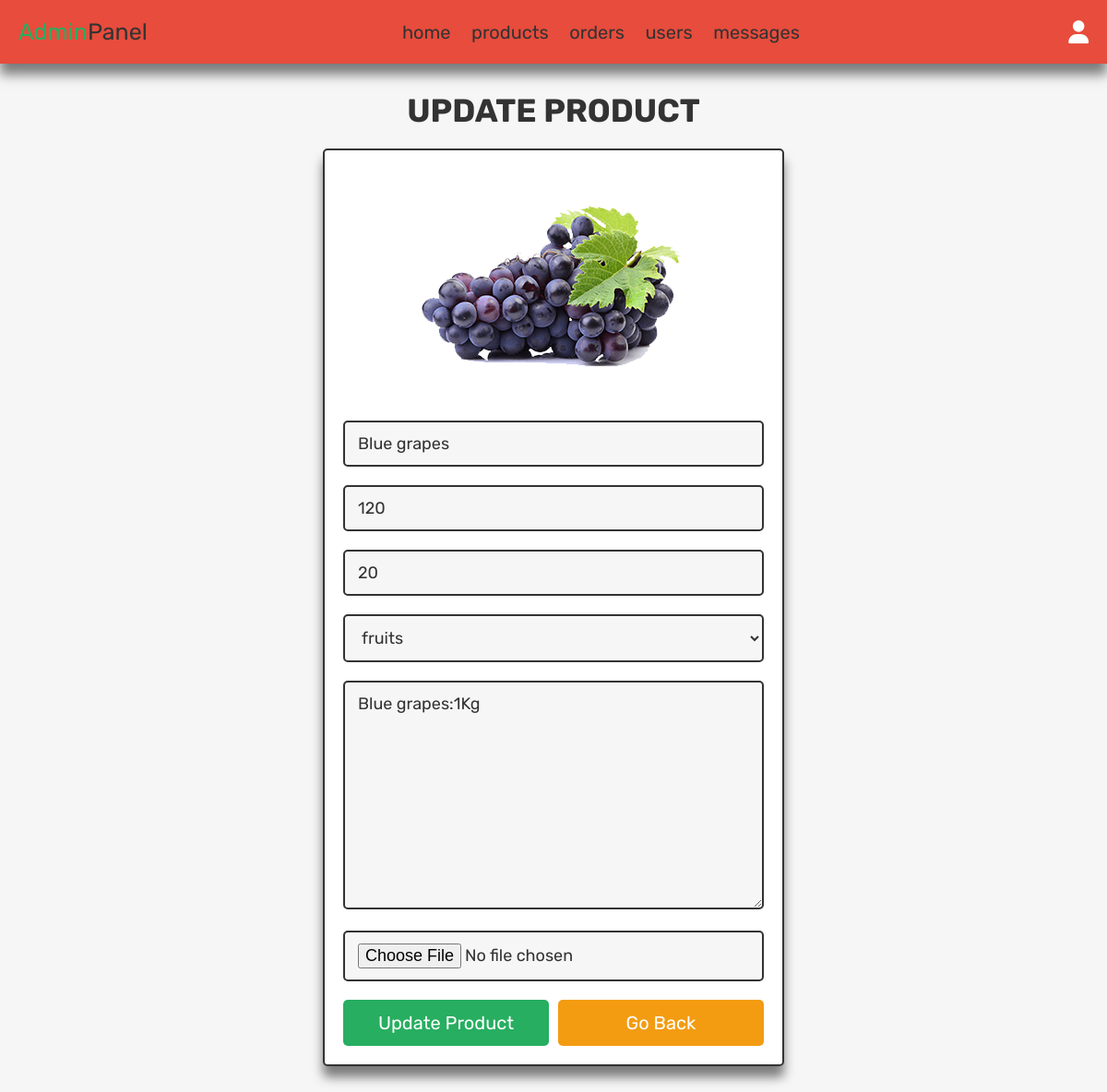
Page /admin_update_product.php?update=37 (signed in) on the committed database.
### tables this page shows
CREATE TABLE `products` (
  `id` int(100) NOT NULL,
  `name` varchar(100) NOT NULL,
  `category` varchar(20) NOT NULL,
  `details` varchar(500) NOT NULL,
  `price` int(100) NOT NULL,
  `image` varchar(100) NOT NULL,
  `charge` int(100) NOT NULL
);

### admin_update_product.php (the view, shortened to what this page needs)
<?php
@include 'config.php';
?>
<!DOCTYPE html>
<html lang="en">
<head>
   <link rel="stylesheet" href="https://cdnjs.cloudflare.com/ajax/libs/font-awesome/6.1.1/css/all.min.css">
   <link rel="stylesheet" href="css/admin_style.css">
</head>
<body>
<?php include 'admin_header.php'; ?>
<section class="update-product">
   <h1 class="title">update product</h1>
   <?php
      $update_id = $_GET['update'];
      $select_products = $conn->prepare("SELECT * FROM `products` WHERE id = ?");
      $select_products->execute([$update_id]);
      if($select_products->rowCount() > 0){
         while($fetch_products = $select_products->fetch(PDO::FETCH_ASSOC)){
   ?>
   <form action="" method="post" enctype="multipart/form-data">
      <img src="uploaded_img/<?= $fetch_products['image']; ?>" alt="">
      <input type="text" name="name" placeholder="enter product name" required class="box" value="<?= $fetch_products['name']; ?>">
      <input type="number" name="price" min="0" placeholder="enter product price" required class="box" value="<?= $fetch_products['price']; ?>">
      <input type="number" name="charge" min="0" placeholder="enter delivery charge" required class="box" value="<?= $fetch_products['charge']; ?>">
      <select name="category" class="box" required>
         <option selected><?= $fetch_products['category']; ?></option>
      </select>
      <textarea name="details" required placeholder="enter product details" class="box" cols="30" rows="10"><?= $fetch_products['details']; ?></textarea>
      <input type="file" name="image" class="box" accept="image/jpg, image/jpeg, image/png">
      <div class="flex-btn">
         <input type="submit" class="btn" value="update product" name="update_product">
         <a href="admin_products.php" class="option-btn">go back</a>
      </div>
   </form>
   <?php
         }
      }else{
         echo '<p class="empty">no products found!</p>';
      }
   ?>
</section>
</body>
</html>

### css/admin_style.css (style rules this page uses)
.update-product form { max-width: 50rem; padding:2rem; margin:0 auto; text-align: center; border:var(--border); box-shadow: var(--box-shadow); background-color: var(--white); border-radius: .5rem; }
.update-product form img { height: 25rem; object-fit: cover; margin-bottom: 1rem; }
.update-product form .box { width: 100%; border:var(--border); background-color: var(--white); border-radius: .5rem; background-color: var(--light-bg); padding:1.2rem 1.4rem; font-size: 1.8rem; color:var(--black); margin:1rem 0; }

### css/components.css (style rules this page uses)
:root { --green:#27ae60; --orange:#f39c12; --red:#e74c3c; --black:#333; --light-color:#666; --white:#fff; --light-bg:#f6f6f6; --border:.2rem solid var(--black); --box-shadow:0 1.2rem 1.2rem rgba(0,0,0,.5); }
* { font-family: 'Rubik', sans-serif; margin:0; padding:0; box-sizing: border-box; outline: none; border:none; text-decoration: none; color:var(--black); }
body { background-color: var(--light-bg); }
html { font-size: 62.5%; overflow-x: hidden; scroll-behavior: smooth; scroll-padding-top: 6.5rem; }
section { padding:3rem 2rem; max-width: 1200px; margin:0 auto; }
.btn, .delete-btn, .option-btn { display: block; width: 100%; margin-top: 1rem; border-radius: .5rem; color:var(--white); font-size: 2rem; padding:1.3rem 3rem; text-transform: capitalize; cursor: pointer; text-align: center; }
.btn { background-color: var(--green); }
.option-btn { background-color: var(--orange); }
.flex-btn { display: flex; flex-wrap: wrap; gap:1rem; }
.flex-btn > * { flex:1; }
.title { text-align: center; margin-bottom: 2rem; text-transform: uppercase; color:var(--black); font-size: 3.5rem; }

### rows in the picture
products: image (picture), name "Blue grapes", price "120", charge "20", category "fruits", details "Blue grapes:1Kg"
